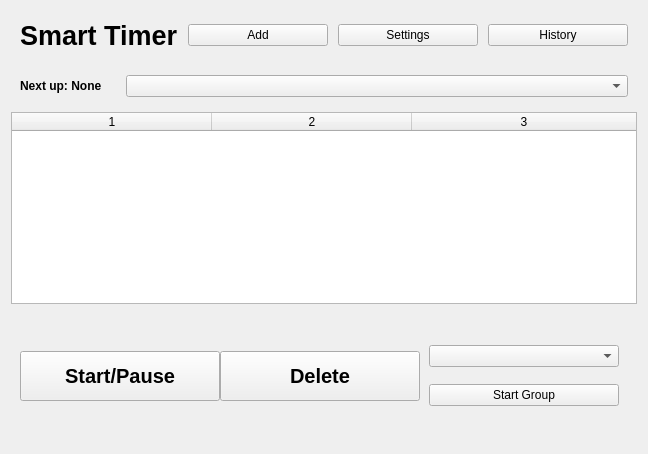
<?xml version="1.0" encoding="UTF-8"?>
<ui version="4.0">
 <class>TimerWindow</class>
 <widget class="QWidget" name="TimerWindow">
  <property name="geometry">
   <rect>
    <x>0</x>
    <y>0</y>
    <width>648</width>
    <height>454</height>
   </rect>
  </property>
  <property name="windowTitle">
   <string>Dialog</string>
  </property>
  <layout class="QVBoxLayout" name="verticalLayout">
   <item>
    <widget class="QWidget" name="panelHeader" native="true">
     <property name="baseSize">
      <size>
       <width>0</width>
       <height>0</height>
      </size>
     </property>
     <layout class="QHBoxLayout" name="horizontalLayout" stretch="0,0,0,0">
      <property name="spacing">
       <number>10</number>
      </property>
      <item>
       <widget class="QLabel" name="lblTitle">
        <property name="font">
         <font>
          <pointsize>20</pointsize>
          <bold>true</bold>
         </font>
        </property>
        <property name="lineWidth">
         <number>1</number>
        </property>
        <property name="text">
         <string>Smart Timer</string>
        </property>
       </widget>
      </item>
      <item>
       <widget class="QPushButton" name="btnAdd">
        <property name="text">
         <string>Add</string>
        </property>
       </widget>
      </item>
      <item>
       <widget class="QPushButton" name="btnSettings">
        <property name="text">
         <string>Settings</string>
        </property>
       </widget>
      </item>
      <item>
       <widget class="QPushButton" name="btnHistory">
        <property name="text">
         <string>History</string>
        </property>
       </widget>
      </item>
     </layout>
    </widget>
   </item>
   <item>
    <widget class="QWidget" name="widget_2" native="true">
     <layout class="QHBoxLayout" name="horizontalLayout_3" stretch="1,5">
      <item>
       <widget class="QLabel" name="labelNextUp">
        <property name="font">
         <font>
          <italic>false</italic>
          <bold>true</bold>
         </font>
        </property>
        <property name="text">
         <string>Next up: None</string>
        </property>
       </widget>
      </item>
      <item>
       <widget class="QComboBox" name="comboBox">
        <property name="enabled">
         <bool>true</bool>
        </property>
        <property name="editable">
         <bool>false</bool>
        </property>
        <property name="modelColumn">
         <number>0</number>
        </property>
       </widget>
      </item>
     </layout>
    </widget>
   </item>
   <item>
    <widget class="QTableWidget" name="tableTimers">
     <property name="enabled">
      <bool>true</bool>
     </property>
     <property name="maximumSize">
      <size>
       <width>16777215</width>
       <height>16777215</height>
      </size>
     </property>
     <property name="editTriggers">
      <set>QAbstractItemView::EditTrigger::NoEditTriggers</set>
     </property>
     <property name="alternatingRowColors">
      <bool>true</bool>
     </property>
     <property name="selectionBehavior">
      <enum>QAbstractItemView::SelectionBehavior::SelectRows</enum>
     </property>
     <property name="gridStyle">
      <enum>Qt::PenStyle::NoPen</enum>
     </property>
     <property name="columnCount">
      <number>3</number>
     </property>
     <attribute name="horizontalHeaderCascadingSectionResizes">
      <bool>false</bool>
     </attribute>
     <attribute name="horizontalHeaderMinimumSectionSize">
      <number>80</number>
     </attribute>
     <attribute name="horizontalHeaderDefaultSectionSize">
      <number>200</number>
     </attribute>
     <attribute name="horizontalHeaderStretchLastSection">
      <bool>true</bool>
     </attribute>
     <column/>
     <column/>
     <column/>
    </widget>
   </item>
   <item>
    <widget class="QWidget" name="panelButton" native="true">
     <property name="sizePolicy">
      <sizepolicy hsizetype="Expanding" vsizetype="Expanding">
       <horstretch>0</horstretch>
       <verstretch>0</verstretch>
      </sizepolicy>
     </property>
     <layout class="QHBoxLayout" name="horizontalLayout_2" stretch="0,0,0">
      <property name="spacing">
       <number>0</number>
      </property>
      <property name="leftMargin">
       <number>9</number>
      </property>
      <item>
       <widget class="QPushButton" name="btnStartPause">
        <property name="sizePolicy">
         <sizepolicy hsizetype="Expanding" vsizetype="Expanding">
          <horstretch>0</horstretch>
          <verstretch>0</verstretch>
         </sizepolicy>
        </property>
        <property name="maximumSize">
         <size>
          <width>200</width>
          <height>50</height>
         </size>
        </property>
        <property name="font">
         <font>
          <pointsize>15</pointsize>
          <bold>true</bold>
         </font>
        </property>
        <property name="layoutDirection">
         <enum>Qt::LayoutDirection::LeftToRight</enum>
        </property>
        <property name="text">
         <string>Start/Pause</string>
        </property>
        <property name="autoDefault">
         <bool>false</bool>
        </property>
        <property name="default">
         <bool>false</bool>
        </property>
        <property name="flat">
         <bool>false</bool>
        </property>
       </widget>
      </item>
      <item>
       <widget class="QPushButton" name="btnDelete">
        <property name="sizePolicy">
         <sizepolicy hsizetype="Expanding" vsizetype="Expanding">
          <horstretch>0</horstretch>
          <verstretch>0</verstretch>
         </sizepolicy>
        </property>
        <property name="maximumSize">
         <size>
          <width>200</width>
          <height>50</height>
         </size>
        </property>
        <property name="font">
         <font>
          <pointsize>15</pointsize>
          <bold>true</bold>
         </font>
        </property>
        <property name="text">
         <string>Delete</string>
        </property>
       </widget>
      </item>
      <item>
       <widget class="QWidget" name="widget" native="true">
        <layout class="QVBoxLayout" name="verticalLayout_2" stretch="0,0">
         <property name="spacing">
          <number>0</number>
         </property>
         <property name="sizeConstraint">
          <enum>QLayout::SizeConstraint::SetDefaultConstraint</enum>
         </property>
         <item>
          <widget class="QComboBox" name="comboGroups"/>
         </item>
         <item>
          <widget class="QPushButton" name="btnStartGroup">
           <property name="text">
            <string>Start Group</string>
           </property>
          </widget>
         </item>
        </layout>
       </widget>
      </item>
     </layout>
    </widget>
   </item>
  </layout>
 </widget>
 <resources/>
 <connections/>
</ui>
